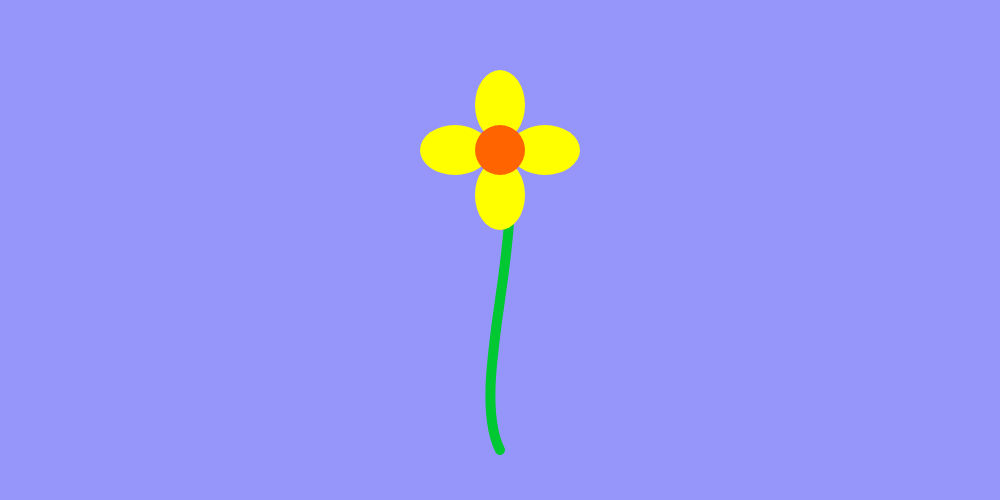
Frame 1 (no input)
Frame 60 (no input): identical to frame 1, image omitted
Frame 120 (the mouse pressed at the canvas centre since frame 60): identical to frame 1, image omitted

The p5.js sketch that drew this single still picture (run headless with seeded random() and noise() and a simulated clock; from frame 60 on, the mouse is pressed at the canvas centre):

// p5.js sketch
// ── sketch.js

var base_x;
var base_y;
var stem_h;

function setup()
{
    createCanvas(1000,500);
    base_x = width/2;
    base_y = height - 50;
    stem_h = 300;
}


function draw()
{
    background(150,150,250);
    
    //draw a flower
    noFill();
    strokeWeight(10);
    stroke(0,200,50);
    curve(base_x + 200, base_y + 100, 
          base_x , base_y,
          base_x , base_y - stem_h,
          base_x - 200, base_y - (stem_h + 100))

    noStroke();
    fill(255,255,0);
    ellipse(base_x + 45, base_y - stem_h,70,50);
    ellipse(base_x - 45, base_y - stem_h,70,50);
    ellipse(base_x ,base_y + 45 - stem_h,50,70);
    ellipse(base_x ,base_y - 45 - stem_h,50,70);
    
    //draw the center
    fill(255,100,0);
    ellipse(base_x,base_y - stem_h,50,50);

    
}
